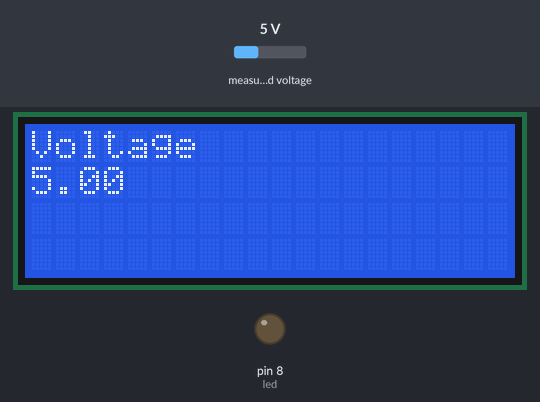
Recording of a sketch running on a simulated Arduino Uno, built with avr-gcc and run on an emulated ATmega328P. Parts: 20×4 character LCD, output pins drawn as LEDs (lit = HIGH). The test bench sets the inputs (shaded band); at power-on: measured voltage 5 V. No radio packets arrive unless stated; what the sketch prints to the serial monitor is not drawn.

Above: at 3.2 s.
3.3 s: measured voltage set to 0.3 V
At 13.0 s:
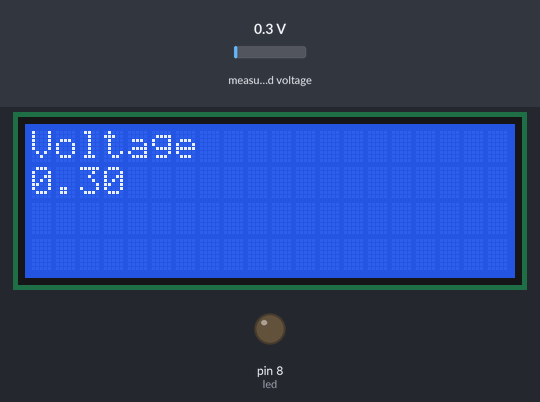
13.6 s: measured voltage set to 3.8 V
At 23.4 s:
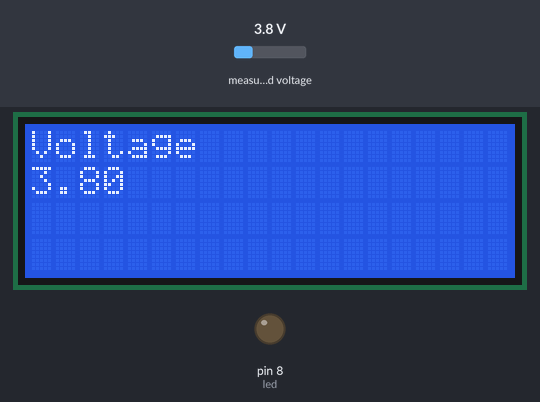
23.7 s: measured voltage set to 7.5 V
At 33.7 s:
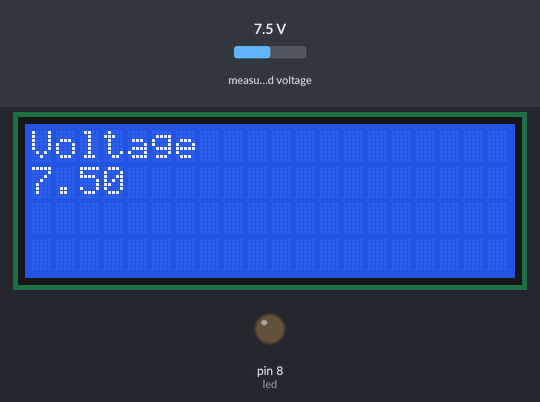
Timing chart, 0 to 35.2 s (numbered marks = the images above; inputs shaded):
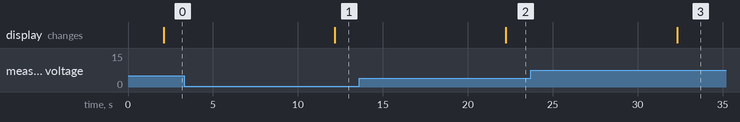

The sketch:

server_arduino_main-house.ino
```cpp
// By: Odalys Benitez and Leon Santen
// Purpose: Measure voltage of battery system and broadcast

#include <SPI.h>
#include <RH_RF95.h>

#include <Adafruit_INA260.h> //this library requires the BusIO adafruit library to work
#include <LiquidCrystal_I2C.h> //lcd display

// Singleton instance of the radio driver
RH_RF95 rf95;

Adafruit_INA260 ina260 = Adafruit_INA260(); //voltage sensor
LiquidCrystal_I2C lcd(0x27,20,4);  // set the LCD address to 0x27 for a 16 chars and 2 line display

int led = 8;

void setup()
{
  pinMode(led, OUTPUT);

  Serial.begin(9600);
  while (!Serial) ; // Wait for serial port to be available

  if (!rf95.init())
    Serial.println("init failed");

  if (!ina260.begin()) {
    Serial.println("Couldn't find INA260 chip");
    while (1);
  }

  LcdStartup();

}

void loop()
{

  float batteryVoltage = measureBatteryVoltage();
  updateLcdDisplay(batteryVoltage);

  //LoRaServer_sendTestMessageIfClientSends();

  Server_sendBatteryStatus(batteryVoltage);

}


//-----------------------------------------------------------------------------------------------
// Functions for setup code
//-----------------------------------------------------------------------------------------------

void LcdStartup(){
  lcd.init();                      // initialize the lcd
  lcd.backlight();
  lcd.setCursor(0,0);
  lcd.print("LoRa System");
  lcd.setCursor(0,1);
  lcd.print("activated");
  delay(2000);
  lcd.clear();
}

//-----------------------------------------------------------------------------------------------
// Functions for flight code
//-----------------------------------------------------------------------------------------------

float measureBatteryVoltage() {
  //CHECK BATTERY VOLTAGE AND DISPLAY ON LCD
  float batteryVoltage = ina260.readBusVoltage()/1000;
  return batteryVoltage;
}

void updateLcdDisplay(float batteryVoltage){
  lcd.setCursor(0,0);
  lcd.print("Voltage");
  lcd.setCursor(0,1);
  lcd.print(batteryVoltage);
}

void LoRaServer_sendTestMessageIfClientSends(){
  if (rf95.available())
  {
    Serial.println("available:");
    // Should be a message for us now
    uint8_t buf[RH_RF95_MAX_MESSAGE_LEN];
    uint8_t len = sizeof(buf);
    if (rf95.recv(buf, &len))
    {
      digitalWrite(led, HIGH);
//      RH_RF95::printBuffer("request: ", buf, len);
      Serial.print("got request: ");
      Serial.println((char*)buf);
//      Serial.print("RSSI: ");
//      Serial.println(rf95.lastRssi(), DEC);

      // Send a reply
      uint8_t data[] = "supppp bitccchhh";
      rf95.send(data, sizeof(data));
      rf95.waitPacketSent();
      Serial.println("Sent a reply");
      digitalWrite(led, LOW);
    }
    else
    {
      Serial.println("recv failed");
    }
  }
}

void Server_sendBatteryStatus(float batteryVoltage){
  uint8_t data[] = "24.76 V";
  char v [6];
  dtostrf(batteryVoltage, 6, 2, v); //convert string to char
  //Union v; //declare the union - https://blog.michaelcwright.com/2020/05/19/arduino-float-to-bytes-for-lora-transmission/
  rf95.send(v, sizeof(data));
  rf95.waitPacketSent();
  Serial.println("Sent battery status");
  delay(10000);
}
```

Measured:
- after the input at 3.3 s, the display: changes after 8.9 s (image 1)
- after the input at 13.6 s, the display: changes after 8.6 s (image 2)
- after the input at 23.7 s, the display: changes after 8.6 s (image 3)
